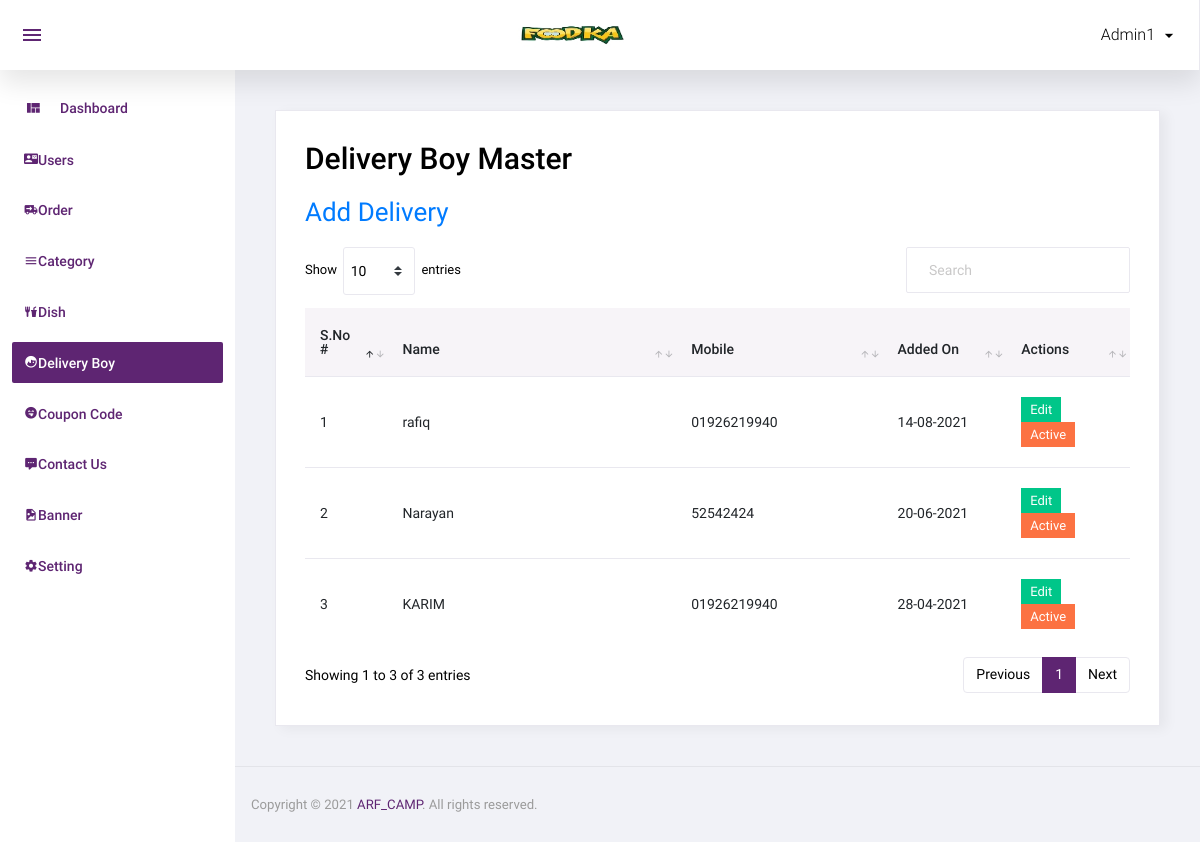
/admin/delivery_boy.php (signed in), run on the app's committed database.
### tables this page shows
CREATE TABLE `delivery_boy` (
  `id` int(11) NOT NULL,
  `name` varchar(50) NOT NULL,
  `mobile` varchar(50) NOT NULL,
  `password` varchar(50) NOT NULL,
  `status` int(11) NOT NULL,
  `added_on` datetime NOT NULL,
  `email` varchar(50) NOT NULL
);

### admin/delivery_boy.php (the view, shortened to what this page needs)
<?php
include('top.php');
$sql="select * from delivery_boy order by id desc";
$res=mysqli_query($con,$sql);
?>
  <div class="card">
            <div class="card-body">
              <h1 class="grid_title">Delivery Boy Master</h1>
			  <a href="manage_delivery_boy.php" class="add_link">Add Delivery</a>
			  <div class="row grid_box">
                <div class="col-12">
                  <div class="table-responsive">
                    <table id="order-listing" class="table">
                      <thead>
                        <tr>
                            <th width="10%">S.No #</th>
                            <th width="35%">Name</th>
                            <th width="25%">Mobile</th>
							<th width="15%">Added On</th>
                            <th width="20%">Actions</th>
                        </tr>
                      </thead>
                      <tbody>
                        <?php if(mysqli_num_rows($res)>0){
						$i=1;
						while($row=mysqli_fetch_assoc($res)){
						?>
						<tr>
                            <td><?php echo $i?></td>
                            <td><?php echo $row['name']?></td>
							<td><?php echo $row['mobile']?></td>
							<td>
							<?php
							$dateStr=strtotime($row['added_on']);
							echo date('d-m-Y',$dateStr);
							?>
							</td>
							<td>
								<a href="manage_delivery_boy.php?id=<?php echo $row['id']?>"><label class="badge badge-success hand_cursor">Edit</label></a>&nbsp;
								<?php
								if($row['status']==1){
								?>
								<a href="?id=<?php echo $row['id']?>&type=deactive"><label class="badge badge-danger hand_cursor">Active</label></a>
								<?php
								}else{
								?>
								<a href="?id=<?php echo $row['id']?>&type=active"><label class="badge badge-info hand_cursor">Deactive</label></a>
								<?php
								}
								?>
							</td>
                        </tr>
                        <?php
						$i++;
						} } else { ?>
						<tr>
							<td colspan="5">No data found</td>
						</tr>
						<?php } ?>
                      </tbody>
                    </table>
                  </div>
				</div>
              </div>
            </div>
          </div>
<?php include('footer.php');?>

### data on the page
delivery_boy: name "rafiq", mobile "01926219940", added_on "14-08-2021"
delivery_boy: name "Narayan", mobile "52542424", added_on "20-06-2021"
delivery_boy: name "KARIM", mobile "01926219940", added_on "28-04-2021"

### other printed values
$_SESSION['ADMIN_USER'] "Admin1"
